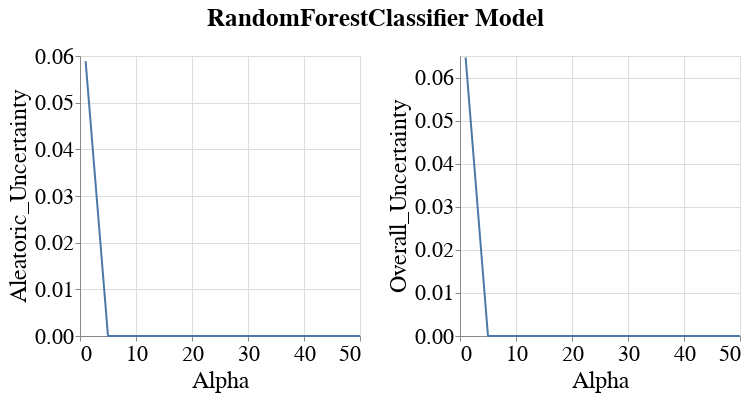

Notebook code for this chart:
### Code cell
visualizer.create_subgroup_metrics_line_band_plot(model_name=MODEL_NAMES[0],
                                                  subgroup_metrics=['Aleatoric_Uncertainty', 'Overall_Uncertainty'],
                                                  subgroup='sex_dis')

### Figure 1 — Vega-Lite specification as saved in the notebook (floating-point values rounded to 4 significant figures)
{"config": {"view": {"continuousWidth": 400, "continuousHeight": 300}, "axis": {"labelFontSize": 22, "labelFontWeight": "normal", "titleFontSize": 24, "titleFontWeight": "normal"}, "legend": {"labelFontSize": 22, "symbolStrokeWidth": 10, "titleFontSize": 24}, "title": {"fontSize": 22}}, "vconcat": [{"hconcat": [{"layer": [{"mark": {"type": "errorband", "extent": "ci"}, "encoding": {"x": {"field": "Intervention_Param", "title": "Alpha", "type": "quantitative"}, "y": {"field": "Metric_Value", "scale": {"zero": false}, "title": "Aleatoric_Uncertainty", "type": "quantitative"}}}, {"mark": "line", "encoding": {"x": {"field": "Intervention_Param", "title": "Alpha", "type": "quantitative"}, "y": {"aggregate": "mean", "field": "Metric_Value", "scale": {"zero": false}, "title": "Aleatoric_Uncertainty", "type": "quantitative"}}}], "height": 280, "width": 280}, {"layer": [{"mark": {"type": "errorband", "extent": "ci"}, "encoding": {"x": {"field": "Intervention_Param", "title": "Alpha", "type": "quantitative"}, "y": {"field": "Metric_Value", "scale": {"zero": false}, "title": "Overall_Uncertainty", "type": "quantitative"}}}, {"mark": "line", "encoding": {"x": {"field": "Intervention_Param", "title": "Alpha", "type": "quantitative"}, "y": {"aggregate": "mean", "field": "Metric_Value", "scale": {"zero": false}, "title": "Overall_Uncertainty", "type": "quantitative"}}}], "data": {"name": "data-b9a17f00724fa74c3a4c14331991f386"}, "height": 280, "width": 280}]}], "data": {"name": "data-893c4788e7cbcbf9e236c9488962b1bb"}, "title": {"text": "RandomForestClassifier Model", "anchor": "middle", "dy": -10, "fontSize": 25}, "$schema": "https://vega.github.io/schema/vega-lite/v4.17.0.json", "datasets": {"data-893c4788e7cbcbf9e236c9488962b1bb": [{"Metric": "Aleatoric_Uncertainty", "Model_Name": "RandomForestClassifier", "Model_Params": "{'bootstrap': True, 'ccp_alpha': 0.0, 'class_weight': None, 'criterion': 'gini', 'max_depth': 10, 'max_features': 'sqrt', 'max_leaf_nodes': None, 'max_samples': None, 'min_impurity_decrease': 0.0, 'min_samples_leaf': 1, 'min_samples_split': 2, 'min_weight_fraction_leaf': 0.0, 'n_estimators': 100, 'n_jobs': None, 'oob_score': False, 'random_state': 200, 'verbose': 0, 'warm_start': False}", "Dataset_Name": "StudentPerformance", "Num_Estimators": 200, "Tag": "OK", "Record_Create_Date_Time": "2023-10-28T11:14:54.873000", "Session_Uuid": "c69c602f-b78e-46ea-9836-1fc7471ad426", "Experiment_Iteration": "Exp_iter_2", "Dataset_Split_Seed": 200, "Model_Init_Seed": 200, "Fair_Intervention_Params_Lst": "[1, 5, 10, 25, 50]", "Intervention_Param": 1, "Subgroup": "sex_dis", "Metric_Value": 0.0589}, {"Metric": "Aleatoric_Uncertainty", "Model_Name": "RandomForestClassifier", "Model_Params": "{'bootstrap': True, 'ccp_alpha': 0.0, 'class_weight': None, 'criterion': 'gini', 'max_depth': 10, 'max_features': 'sqrt', 'max_leaf_nodes': None, 'max_samples': None, 'min_impurity_decrease': 0.0, 'min_samples_leaf': 1, 'min_samples_split': 2, 'min_weight_fraction_leaf': 0.0, 'n_estimators': 100, 'n_jobs': None, 'oob_score': False, 'random_state': 200, 'verbose': 0, 'warm_start': False}", "Dataset_Name": "StudentPerformance", "Num_Estimators": 200, "Tag": "OK", "Record_Create_Date_Time": "2023-10-28T11:18:09.625000", "Session_Uuid": "c69c602f-b78e-46ea-9836-1fc7471ad426", "Experiment_Iteration": "Exp_iter_2", "Dataset_Split_Seed": 200, "Model_Init_Seed": 200, "Fair_Intervention_Params_Lst": "[1, 5, 10, 25, 50]", "Intervention_Param": 5, "Subgroup": "sex_dis", "Metric_Value": 0.0}, {"Metric": "Aleatoric_Uncertainty", "Model_Name": "RandomForestClassifier", "Model_Params": "{'bootstrap': True, 'ccp_alpha': 0.0, 'class_weight': None, 'criterion': 'gini', 'max_depth': 10, 'max_features': 'sqrt', 'max_leaf_nodes': None, 'max_samples': None, 'min_impurity_decrease': 0.0, 'min_samples_leaf': 1, 'min_samples_split': 2, 'min_weight_fraction_leaf': 0.0, 'n_estimators': 100, 'n_jobs': None, 'oob_score': False, 'random_state': 200, 'verbose': 0, 'warm_start': False}", "Dataset_Name": "StudentPerformance", "Num_Estimators": 200, "Tag": "OK", "Record_Create_Date_Time": "2023-10-28T11:21:26.621000", "Session_Uuid": "c69c602f-b78e-46ea-9836-1fc7471ad426", "Experiment_Iteration": "Exp_iter_2", "Dataset_Split_Seed": 200, "Model_Init_Seed": 200, "Fair_Intervention_Params_Lst": "[1, 5, 10, 25, 50]", "Intervention_Param": 10, "Subgroup": "sex_dis", "Metric_Value": 0.0}, {"Metric": "Aleatoric_Uncertainty", "Model_Name": "RandomForestClassifier", "Model_Params": "{'bootstrap': True, 'ccp_alpha': 0.0, 'class_weight': None, 'criterion': 'gini', 'max_depth': 10, 'max_features': 'sqrt', 'max_leaf_nodes': None, 'max_samples': None, 'min_impurity_decrease': 0.0, 'min_samples_leaf': 1, 'min_samples_split': 2, 'min_weight_fraction_leaf': 0.0, 'n_estimators': 100, 'n_jobs': None, 'oob_score': False, 'random_state': 200, 'verbose': 0, 'warm_start': False}", "Dataset_Name": "StudentPerformance", "Num_Estimators": 200, "Tag": "OK", "Record_Create_Date_Time": "2023-10-28T11:24:41.066000", "Session_Uuid": "c69c602f-b78e-46ea-9836-1fc7471ad426", "Experiment_Iteration": "Exp_iter_2", "Dataset_Split_Seed": 200, "Model_Init_Seed": 200, "Fair_Intervention_Params_Lst": "[1, 5, 10, 25, 50]", "Intervention_Param": 25, "Subgroup": "sex_dis", "Metric_Value": 0.0}, {"Metric": "Aleatoric_Uncertainty", "Model_Name": "RandomForestClassifier", "Model_Params": "{'bootstrap': True, 'ccp_alpha': 0.0, 'class_weight': None, 'criterion': 'gini', 'max_depth': 10, 'max_features': 'sqrt', 'max_leaf_nodes': None, 'max_samples': None, 'min_impurity_decrease': 0.0, 'min_samples_leaf': 1, 'min_samples_split': 2, 'min_weight_fraction_leaf': 0.0, 'n_estimators': 100, 'n_jobs': None, 'oob_score': False, 'random_state': 200, 'verbose': 0, 'warm_start': False}", "Dataset_Name": "StudentPerformance", "Num_Estimators": 200, "Tag": "OK", "Record_Create_Date_Time": "2023-10-28T11:27:38.138000", "Session_Uuid": "c69c602f-b78e-46ea-9836-1fc7471ad426", "Experiment_Iteration": "Exp_iter_2", "Dataset_Split_Seed": 200, "Model_Init_Seed": 200, "Fair_Intervention_Params_Lst": "[1, 5, 10, 25, 50]", "Intervention_Param": 50, "Subgroup": "sex_dis", "Metric_Value": 0.0}], "data-b9a17f00724fa74c3a4c14331991f386": [{"Metric": "Overall_Uncertainty", "Model_Name": "RandomForestClassifier", "Model_Params": "{'bootstrap': True, 'ccp_alpha': 0.0, 'class_weight': None, 'criterion': 'gini', 'max_depth': 10, 'max_features': 'sqrt', 'max_leaf_nodes': None, 'max_samples': None, 'min_impurity_decrease': 0.0, 'min_samples_leaf': 1, 'min_samples_split': 2, 'min_weight_fraction_leaf': 0.0, 'n_estimators': 100, 'n_jobs': None, 'oob_score': False, 'random_state': 200, 'verbose': 0, 'warm_start': False}", "Dataset_Name": "StudentPerformance", "Num_Estimators": 200, "Tag": "OK", "Record_Create_Date_Time": "2023-10-28T11:14:54.873000", "Session_Uuid": "c69c602f-b78e-46ea-9836-1fc7471ad426", "Experiment_Iteration": "Exp_iter_2", "Dataset_Split_Seed": 200, "Model_Init_Seed": 200, "Fair_Intervention_Params_Lst": "[1, 5, 10, 25, 50]", "Intervention_Param": 1, "Subgroup": "sex_dis", "Metric_Value": 0.06467}, {"Metric": "Overall_Uncertainty", "Model_Name": "RandomForestClassifier", "Model_Params": "{'bootstrap': True, 'ccp_alpha': 0.0, 'class_weight': None, 'criterion': 'gini', 'max_depth': 10, 'max_features': 'sqrt', 'max_leaf_nodes': None, 'max_samples': None, 'min_impurity_decrease': 0.0, 'min_samples_leaf': 1, 'min_samples_split': 2, 'min_weight_fraction_leaf': 0.0, 'n_estimators': 100, 'n_jobs': None, 'oob_score': False, 'random_state': 200, 'verbose': 0, 'warm_start': False}", "Dataset_Name": "StudentPerformance", "Num_Estimators": 200, "Tag": "OK", "Record_Create_Date_Time": "2023-10-28T11:18:09.625000", "Session_Uuid": "c69c602f-b78e-46ea-9836-1fc7471ad426", "Experiment_Iteration": "Exp_iter_2", "Dataset_Split_Seed": 200, "Model_Init_Seed": 200, "Fair_Intervention_Params_Lst": "[1, 5, 10, 25, 50]", "Intervention_Param": 5, "Subgroup": "sex_dis", "Metric_Value": 0.0}, {"Metric": "Overall_Uncertainty", "Model_Name": "RandomForestClassifier", "Model_Params": "{'bootstrap': True, 'ccp_alpha': 0.0, 'class_weight': None, 'criterion': 'gini', 'max_depth': 10, 'max_features': 'sqrt', 'max_leaf_nodes': None, 'max_samples': None, 'min_impurity_decrease': 0.0, 'min_samples_leaf': 1, 'min_samples_split': 2, 'min_weight_fraction_leaf': 0.0, 'n_estimators': 100, 'n_jobs': None, 'oob_score': False, 'random_state': 200, 'verbose': 0, 'warm_start': False}", "Dataset_Name": "StudentPerformance", "Num_Estimators": 200, "Tag": "OK", "Record_Create_Date_Time": "2023-10-28T11:21:26.621000", "Session_Uuid": "c69c602f-b78e-46ea-9836-1fc7471ad426", "Experiment_Iteration": "Exp_iter_2", "Dataset_Split_Seed": 200, "Model_Init_Seed": 200, "Fair_Intervention_Params_Lst": "[1, 5, 10, 25, 50]", "Intervention_Param": 10, "Subgroup": "sex_dis", "Metric_Value": 0.0}, {"Metric": "Overall_Uncertainty", "Model_Name": "RandomForestClassifier", "Model_Params": "{'bootstrap': True, 'ccp_alpha': 0.0, 'class_weight': None, 'criterion': 'gini', 'max_depth': 10, 'max_features': 'sqrt', 'max_leaf_nodes': None, 'max_samples': None, 'min_impurity_decrease': 0.0, 'min_samples_leaf': 1, 'min_samples_split': 2, 'min_weight_fraction_leaf': 0.0, 'n_estimators': 100, 'n_jobs': None, 'oob_score': False, 'random_state': 200, 'verbose': 0, 'warm_start': False}", "Dataset_Name": "StudentPerformance", "Num_Estimators": 200, "Tag": "OK", "Record_Create_Date_Time": "2023-10-28T11:24:41.066000", "Session_Uuid": "c69c602f-b78e-46ea-9836-1fc7471ad426", "Experiment_Iteration": "Exp_iter_2", "Dataset_Split_Seed": 200, "Model_Init_Seed": 200, "Fair_Intervention_Params_Lst": "[1, 5, 10, 25, 50]", "Intervention_Param": 25, "Subgroup": "sex_dis", "Metric_Value": 0.0}, {"Metric": "Overall_Uncertainty", "Model_Name": "RandomForestClassifier", "Model_Params": "{'bootstrap': True, 'ccp_alpha': 0.0, 'class_weight': None, 'criterion': 'gini', 'max_depth': 10, 'max_features': 'sqrt', 'max_leaf_nodes': None, 'max_samples': None, 'min_impurity_decrease': 0.0, 'min_samples_leaf': 1, 'min_samples_split': 2, 'min_weight_fraction_leaf': 0.0, 'n_estimators': 100, 'n_jobs': None, 'oob_score': False, 'random_state': 200, 'verbose': 0, 'warm_start': False}", "Dataset_Name": "StudentPerformance", "Num_Estimators": 200, "Tag": "OK", "Record_Create_Date_Time": "2023-10-28T11:27:38.138000", "Session_Uuid": "c69c602f-b78e-46ea-9836-1fc7471ad426", "Experiment_Iteration": "Exp_iter_2", "Dataset_Split_Seed": 200, "Model_Init_Seed": 200, "Fair_Intervention_Params_Lst": "[1, 5, 10, 25, 50]", "Intervention_Param": 50, "Subgroup": "sex_dis", "Metric_Value": 0.0}]}}
